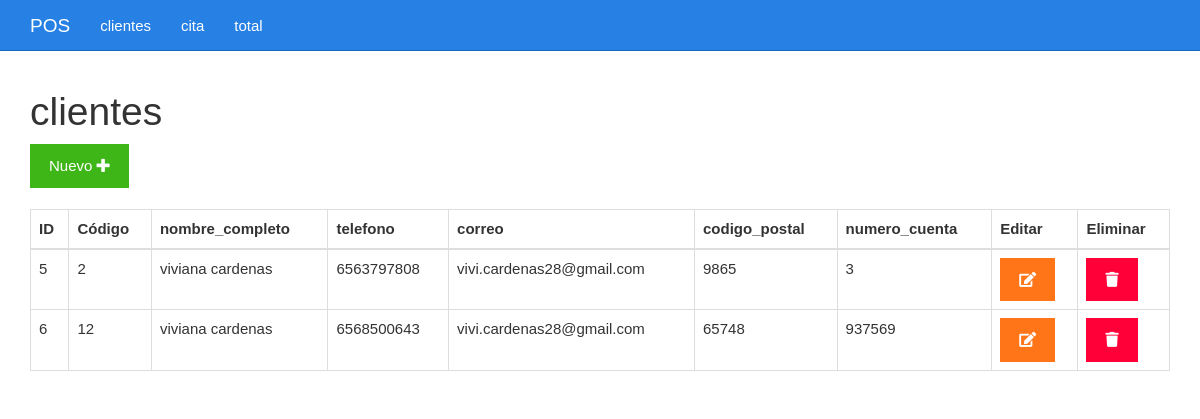
Before: /listar.php with the older database file.
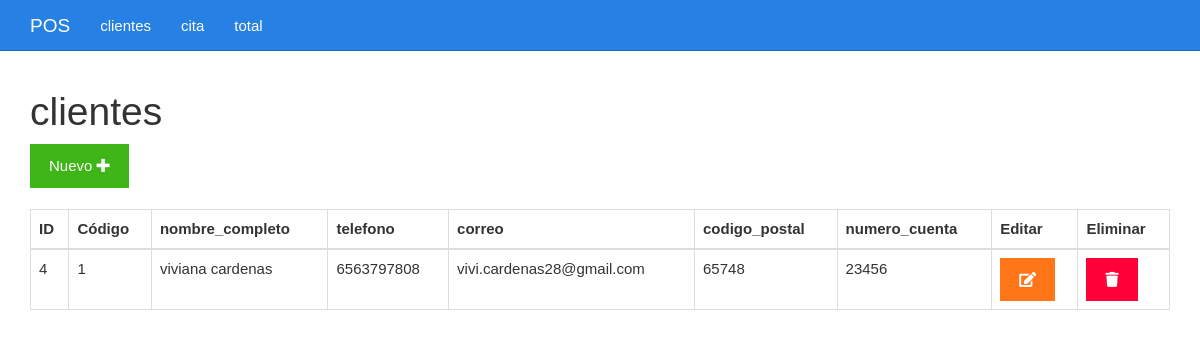
After: the same page with the newer database file.
### tables this page shows
CREATE TABLE `tbl_productos` (
  `id` bigint(20) UNSIGNED NOT NULL,
  `codigo` varchar(255) NOT NULL,
  `nombre_completo` varchar(50) NOT NULL,
  `telefono` varchar(50) NOT NULL,
  `correo` varchar(50) NOT NULL,
  `codigo_postal` varchar(50) NOT NULL,
  `numero_cuenta` varchar(50) NOT NULL,
  `existencia` int(10) NOT NULL
);

### listar.php (the view)
<?php include_once "encabezado.php" ?>
<?php
include_once "base_de_datos.php";
$sentencia = $base_de_datos->query("SELECT * FROM tbl_productos;");
$productos = $sentencia->fetchAll(PDO::FETCH_OBJ);
?>
	<div class="col-xs-12">
		<h1>clientes</h1>
		<div>
			<a class="btn btn-success" href="./formulario.php">Nuevo <i class="fa fa-plus"></i></a>
		</div>
		<br>
		<table class="table table-bordered">
			<thead>
				<tr>
					<th>ID</th>
					<th>Código</th>
					<th>nombre_completo</th>
					<th>telefono</th>
					<th>correo</th>
					<th>codigo_postal</th>
					<th>numero_cuenta</th>
					<th>Editar</th>
					<th>Eliminar</th>
				</tr>
			</thead>
			<tbody>
				<?php foreach($productos as $producto){ ?>
				<tr>
					<td><?php echo $producto->id ?></td>
					<td><?php echo $producto->codigo ?></td>
					<td><?php echo $producto->nombre_completo ?></td>
					<td><?php echo $producto->telefono ?></td>
					<td><?php echo $producto->correo ?></td>
					<td><?php echo $producto->codigo_postal ?></td>
					<td><?php echo $producto->numero_cuenta ?></td>
					<td><a class="btn btn-warning" href="<?php echo "editar.php?id=" . $producto->id?>"><i class="fa fa-edit"></i></a></td>
					<td><a class="btn btn-danger" href="<?php echo "eliminar.php?id=" . $producto->id?>"><i class="fa fa-trash"></i></a></td>
				</tr>
				<?php } ?>
			</tbody>
		</table>
	</div>
<?php include_once "pie.php" ?>

### encabezado.php (shortened to what this page needs)
<!DOCTYPE html>
<html lang="es">
<head>
	<link rel="stylesheet" href="./css/fontawesome-all.min.css">
	<link rel="stylesheet" href="./css/2.css">
	<link rel="stylesheet" href="./css/estilo.css">
</head>
<body>
	<nav class="navbar navbar-inverse navbar-fixed-top">
		<div class="container">
			<div class="navbar-header">
				<a class="navbar-brand" href="#">POS</a>
			</div>
			<div id="navbar" class="collapse navbar-collapse">
				<ul class="nav navbar-nav">
					<li><a href="./listar.php">clientes</a></li>
					<li><a href="./vender.php">cita</a></li>
					<li><a href="./ventas.php">total</a></li>
				</ul>
			</div>
		</div>
	</nav>
	<div class="container">
		<div class="row">

### pie.php
		</div>
	</div>
</body>
</html>

### css/estilo.css (style rules this page uses)
body { padding-top: 70px; }

Changed rows visible on the page:
removed tbl_productos: id "5", codigo "2", nombre_completo "viviana cardenas", telefono "6563797808", correo "vivi.cardenas28@gmail.com", codigo_postal "9865", numero_cuenta "3"
removed tbl_productos: id "6", codigo "12", nombre_completo "viviana cardenas", telefono "6568500643", correo "vivi.cardenas28@gmail.com", codigo_postal "65748", numero_cuenta "937569"
added tbl_productos: id "4", codigo "1", nombre_completo "viviana cardenas", telefono "6563797808", correo "vivi.cardenas28@gmail.com", codigo_postal "65748", numero_cuenta "23456"
